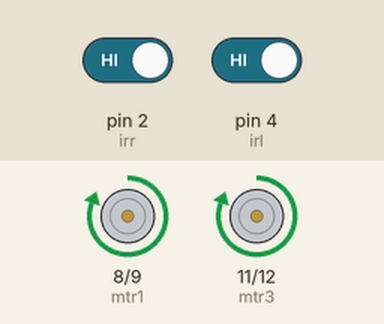
Simulated run of this sketch. Board: Arduino Uno, built with avr-gcc and run on an emulated ATmega328P. On the bench: motor-driver pin pairs drawn as motors (green arrow = first pin HIGH = forward, orange = second pin HIGH = backward, longer = more drive). Inputs (shaded band) come from the test bench; at power-on: pin 2 (irr) HIGH, pin 4 (irl) HIGH.

Above: at 1.2 s.
1.3 s: pin 2 (irr) driven LOW
At 2.1 s:
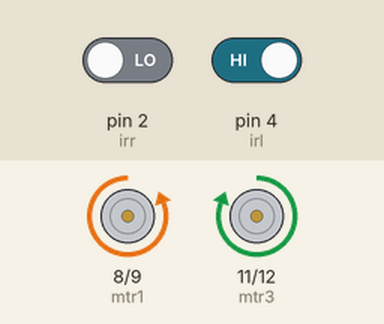
4.3 s: pin 2 (irr) driven HIGH
At 5.3 s:
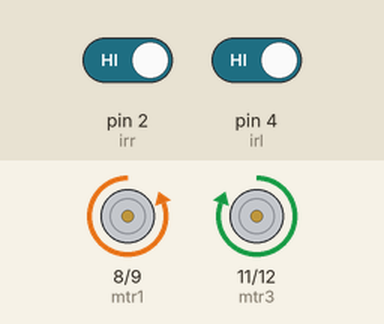
6.0 s: pin 4 (irl) driven LOW
At 6.9 s:
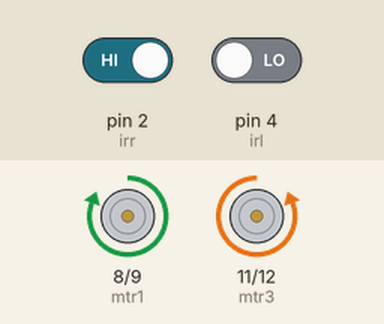
9.0 s: pin 4 (irl) driven HIGH
At 10.0 s:
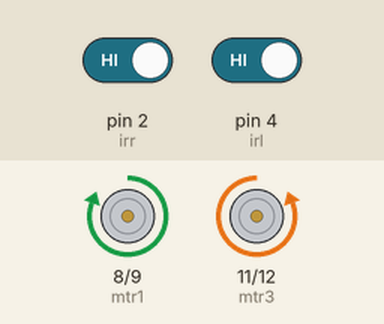
Timing chart, 0 to 11.7 s (numbered marks = the images above; inputs shaded):
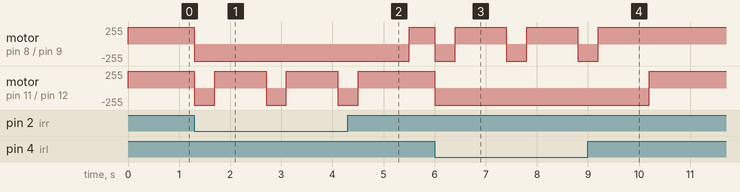

Measured:
- after the input at 1.3 s, motor on pin 8 (mtr1) / pin 9 (mtr2): forward 255/255 → backward 255/255 at once; motor on pin 11 (mtr3) / pin 12 (mtr4): alternates forward 255/255 for 1.0 s and backward 255/255 for 0.40 s, starting at once
- after the input at 4.3 s, motor on pin 8 (mtr1) / pin 9 (mtr2): backward 255/255 → forward 255/255 after 1.2 s; motor on pin 11 (mtr3) / pin 12 (mtr4): goes on until 4.5 s, then stays forward 255/255
- after the input at 6.0 s, motor on pin 8 (mtr1) / pin 9 (mtr2): alternates forward 255/255 for 1.0 s and backward 255/255 for 0.40 s, starting at once; motor on pin 11 (mtr3) / pin 12 (mtr4): forward 255/255 → backward 255/255 at once
- after the input at 9.0 s, motor on pin 8 (mtr1) / pin 9 (mtr2): goes on until 9.2 s, then stays forward 255/255; motor on pin 11 (mtr3) / pin 12 (mtr4): backward 255/255 → forward 255/255 after 1.2 s

The sketch:

basic_model.ino
```cpp
int irr = 2;
int irl = 4;
int mtr1 = 8;
int mtr2 = 9;
int mtr3 = 11;
int mtr4 = 12;

void setup() {
  pinMode(irr,INPUT);
  pinMode(irl,INPUT);
  pinMode(mtr1, OUTPUT);
  pinMode(mtr2, OUTPUT);
  pinMode(mtr3, OUTPUT);
  pinMode(mtr4, OUTPUT);
}

void loop()
{
int right = digitalRead(irr);
int left = digitalRead(irl);
 if(right==0)
 {

  digitalWrite(mtr1,LOW);
  digitalWrite(mtr2,HIGH);
  digitalWrite(mtr3,LOW);
  digitalWrite(mtr4,HIGH);
  delay(400);
  digitalWrite(mtr1,LOW);
  digitalWrite(mtr2,HIGH);
  digitalWrite(mtr3,HIGH);
  digitalWrite(mtr4,LOW);
  delay(1000);
 }
 if(left==0)
 {

  digitalWrite(mtr1,LOW);
  digitalWrite(mtr2,HIGH);
  digitalWrite(mtr3,LOW);
  digitalWrite(mtr4,HIGH);
  delay(400);
  digitalWrite(mtr1,HIGH);
  digitalWrite(mtr2,LOW);
  digitalWrite(mtr3,LOW);
  digitalWrite(mtr4,HIGH);
  delay(1000);
 }
 if(left==0 && right==0)
 {
  digitalWrite(mtr1,LOW);
  digitalWrite(mtr2,HIGH);
  digitalWrite(mtr3,LOW);
  digitalWrite(mtr4,HIGH);
  delay(1600);
  digitalWrite(mtr1,HIGH);
  digitalWrite(mtr2,LOW);
  digitalWrite(mtr3,LOW);
  digitalWrite(mtr4,HIGH);
  delay(2500);

 }
 else
 {
  digitalWrite(mtr1,HIGH);
  digitalWrite(mtr2,LOW);
  digitalWrite(mtr3,HIGH);
  digitalWrite(mtr4,LOW);
 }
}
```
